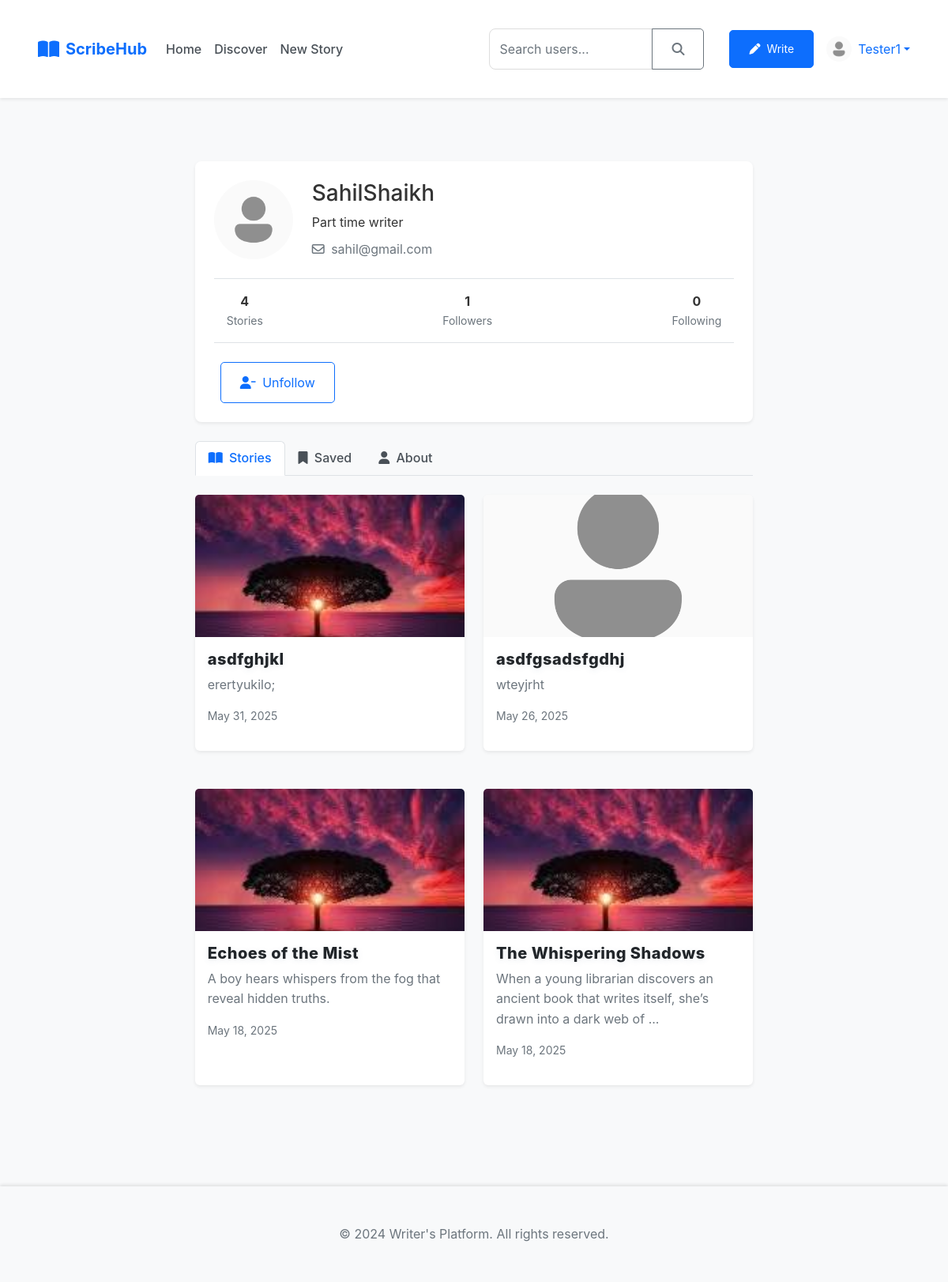
The app's page /profile/SahilShaikh (signed in) with its own data.
### app/models.py (models this page shows, shortened)
class User(UserMixin, db.Model):
    id = db.Column(db.Integer, primary_key=True)
    username = db.Column(db.String(64), unique=True, nullable=False)
    email = db.Column(db.String(120), unique=True, nullable=False)
    password_hash = db.Column(db.String(128))
    profile_picture = db.Column(db.String(200), default='default.jpg')
    bio = db.Column(db.Text)
    created_at = db.Column(db.DateTime, default=datetime.utcnow)
    is_premium = db.Column(db.Boolean, default=False)
    stories = db.relationship('Story', backref='author', lazy='dynamic')
    followers = db.relationship('Follow', foreign_keys='Follow.followed_id', backref='followed', lazy='dynamic')
    following = db.relationship('Follow', foreign_keys='Follow.follower_id', backref='follower', lazy='dynamic')
    comments = db.relationship('Comment', backref='author', lazy='dynamic')
    saved_stories = db.relationship('Story', secondary='reading_list', backref=db.backref('saved_by', lazy='dynamic'))
    def is_following(self, user):
        if user.id is None:
            return False
        return self.following.filter_by(followed_id=user.id).first() is not None

class Story(db.Model):
    id = db.Column(db.Integer, primary_key=True)
    title = db.Column(db.String(200), nullable=False)
    content = db.Column(db.Text, nullable=False)
    summary = db.Column(db.Text)
    cover_image = db.Column(db.String(200))
    created_at = db.Column(db.DateTime, default=datetime.utcnow)
    updated_at = db.Column(db.DateTime, default=datetime.utcnow, onupdate=datetime.utcnow)
    is_published = db.Column(db.Boolean, default=False)
    is_premium = db.Column(db.Boolean, default=False)
    views = db.Column(db.Integer, default=0)
    likes = db.Column(db.Integer, default=0)
    author_id = db.Column(db.Integer, db.ForeignKey('user.id'), nullable=False)
    comments = db.relationship('Comment', backref='story', lazy='dynamic', cascade="all, delete-orphan")
    tags = db.relationship('Tag', secondary='story_tags', backref='stories')

### app/routes.py (the view)
@main.route('/profile/<username>')
@login_required
def profile(username):
    user = User.query.filter_by(username=username).first_or_404()
    stories = Story.query.filter_by(author=user).order_by(Story.created_at.desc()).all()
    return render_template('profile.html', user=user, stories=stories)

### app/models.py (called while the page is built)
@login_manager.user_loader
def load_user(id):
    return User.query.get(int(id))

### app/templates/profile.html (shortened to what this page needs)
{% extends "base.html" %}
{% block content %}
<div class="container py-4">
    <div class="row">
        <div class="col-lg-8 mx-auto">
            <div class="bg-white rounded-3 shadow-sm p-4 mb-4">
                <div class="d-flex align-items-center mb-4">
                    <img src="{{ url_for('static', filename='uploads/' + user.profile_picture) }}"
                         class="rounded-circle me-4" style="width: 100px; height: 100px; object-fit: cover;"
                         alt="{{ user.username }}">
                    <div>
                        <div class="d-flex align-items-center mb-2">
                            <h1 class="h3 mb-0">{{ user.username }}</h1>
                        </div>
                        {% if user.bio %}
                        <p class="mb-2">{{ user.bio }}</p>
                        {% endif %}
                        <div class="d-flex align-items-center text-muted">
                            <span><i class="far fa-envelope me-1"></i> {{ user.email }}</span>
                        </div>
                    </div>
                </div>
                <div class="d-flex justify-content-between border-top border-bottom py-3 mb-4">
                    <div class="text-center px-3">
                        <div class="fw-bold">{{ user.stories.count() }}</div>
                        <div class="text-muted small">Stories</div>
                    </div>
                    <div class="text-center px-3">
                        <div class="fw-bold">{{ user.followers.count() }}</div>
                        <div class="text-muted small">Followers</div>
                    </div>
                    <div class="text-center px-3">
                        <div class="fw-bold">{{ user.following.count() }}</div>
                        <div class="text-muted small">Following</div>
                    </div>
                </div>
                <div class="d-flex">
                    {% if current_user.is_authenticated %}
                        {% if current_user != user %}
                            {% if current_user.is_following(user) %}
                            <a href="{{ url_for('main.unfollow', username=user.username) }}" class="btn btn-outline-primary me-2">
                                <i class="fas fa-user-minus me-1"></i> Unfollow
                            </a>
                            {% else %}
                            <a href="{{ url_for('main.follow', username=user.username) }}" class="btn btn-primary me-2">
                                <i class="fas fa-user-plus me-1"></i> Follow
                            </a>
                            {% endif %}
                        {% endif %}
                    {% endif %}
                </div>
            </div>
        </div>
    </div>
    <div class="row">
        <div class="col-lg-8 mx-auto">
            <ul class="nav nav-tabs mb-4" id="profileTabs" role="tablist">
                <li class="nav-item" role="presentation">
                    <button class="nav-link active" id="stories-tab" data-bs-toggle="tab" data-bs-target="#stories" type="button" role="tab" aria-controls="stories" aria-selected="true">
                        <i class="fas fa-book-open me-1"></i> Stories
                    </button>
                </li>
                <li class="nav-item" role="presentation">
                    <button class="nav-link" id="saved-tab" data-bs-toggle="tab" data-bs-target="#saved" type="button" role="tab" aria-controls="saved" aria-selected="false">
                        <i class="fas fa-bookmark me-1"></i> Saved
                    </button>
                </li>
                <li class="nav-item" role="presentation">
                    <button class="nav-link" id="about-tab" data-bs-toggle="tab" data-bs-target="#about" type="button" role="tab" aria-controls="about" aria-selected="false">
                        <i class="fas fa-user me-1"></i> About
                    </button>
                </li>
            </ul>
            <div class="tab-content" id="profileTabsContent">
                <div class="tab-pane fade show active" id="stories" role="tabpanel" aria-labelledby="stories-tab">
                    {% if stories %}
                        <div class="row g-4">
                            {% for story in stories %}
                            <div class="col-md-6 mb-4">
                                <div class="card h-100 border-0 shadow-sm">
                                    {% if story.cover_image %}
                                    <img src="{{ url_for('static', filename='uploads/' + story.cover_image) }}"
                                         class="card-img-top" style="height: 180px; object-fit: cover;" alt="{{ story.title }}">
                                    {% else %}
                                    <img src="{{ url_for('static', filename='images/default-cover.jpg') }}"
                                         class="card-img-top" style="height: 180px; object-fit: cover;" alt="Default Cover">
                                    {% endif %}
                                    <div class="card-body position-relative">
                                        <h5 class="card-title">
                                            <a href="{{ url_for('main.story', story_id=story.id) }}" class="text-decoration-none text-dark">{{ story.title }}</a>
                                        </h5>
                                        <p class="card-text text-muted">{{ story.summary[:100] }}{% if story.summary and story.summary|length > 100 %}...{% endif %}</p>
                                        <div class="d-flex justify-content-between align-items-center mb-3">
                                            <small class="text-muted">
                                                {{ story.created_at.strftime('%b %d, %Y') }}
                                            </small>
                                        </div>
                                    </div>
                                </div>
                            </div>
                            {% endfor %}
                        </div>
                    {% endif %}
                </div>
            </div>
        </div>
    </div>
</div>
{% endblock %}

### app/templates/base.html (shortened to what this page needs)
<!DOCTYPE html>
<html lang="en">
<head>
    <link href="https://cdn.jsdelivr.net/npm/bootstrap@5.2.3/dist/css/bootstrap.min.css" rel="stylesheet">
    <link rel="stylesheet" href="https://cdnjs.cloudflare.com/ajax/libs/font-awesome/6.4.0/css/all.min.css">
    <link rel="stylesheet" href="{{ url_for('static', filename='css/style.css') }}">
</head>
<body>
    <nav class="navbar navbar-expand-lg navbar-light bg-white sticky-top">
        <div class="container">
            <a class="navbar-brand" href="{{ url_for('main.index') }}">
                <i class="fas fa-book-open"></i> ScribeHub
            </a>
            <div class="collapse navbar-collapse" id="navbarNav">
                <ul class="navbar-nav me-auto">
                    <li class="nav-item">
                        <a class="nav-link" href="{{ url_for('main.index') }}">Home</a>
                    </li>
                    <li class="nav-item">
                        <a class="nav-link" href="{{ url_for('main.discover') }}">Discover</a>
                    </li>
                    {% if current_user.is_authenticated %}
                    <li class="nav-item">
                        <a class="nav-link" href="{{ url_for('main.new_story') }}">New Story</a>
                    </li>
                    {% endif %}
                </ul>
                <form class="search-form d-none d-md-flex me-3" action="{{ url_for('main.search') }}" method="GET">
                    <div class="input-group">
                        <input type="text" class="form-control" name="query" placeholder="Search users..." aria-label="Search">
                        <button class="btn btn-outline-secondary" type="submit">
                            <i class="fas fa-search"></i>
                        </button>
                    </div>
                </form>
                <div class="d-flex align-items-center">
                    {% if current_user.is_authenticated %}
                    <a href="{{ url_for('main.new_story') }}" class="btn btn-primary btn-sm me-3">
                        <i class="fas fa-pen me-1"></i> Write
                    </a>
                    <div class="dropdown">
                        <a href="#" class="d-flex align-items-center text-decoration-none dropdown-toggle" id="userDropdown" data-bs-toggle="dropdown" aria-expanded="false">
                            <img src="{{ url_for('static', filename='uploads/' + current_user.profile_picture) }}" alt="{{ current_user.username }}" class="avatar-sm me-2">
                            <span class="d-none d-md-inline">{{ current_user.username }}</span>
                        </a>
                    </div>
                    {% else %}
                    <a href="{{ url_for('auth.login') }}" class="btn btn-outline-secondary btn-sm me-2">Log in</a>
                    <a href="{{ url_for('auth.register') }}" class="btn btn-primary btn-sm">Sign up</a>
                    {% endif %}
                </div>
            </div>
        </div>
    </nav>
    <main class="container mt-4">
        {% block content %}{% endblock %}
    </main>
    <footer class="footer mt-5 py-3 bg-light">
        <div class="container text-center">
            <span class="text-muted">© 2024 Writer's Platform. All rights reserved.</span>
        </div>
    </footer>
</body>
</html>

### app/static/css/style.css (style rules this page uses)
:root { --primary-color: #4a90e2; --secondary-color: #2c3e50; --background-color: #f5f6fa; --text-color: #2c3e50; --error-color: #e74c3c; }
* { margin: 0; padding: 0; box-sizing: border-box; }
body { font-family: 'Arial', sans-serif; line-height: 1.6; background-color: #f8f9fa; color: var(--text-color); min-height: 100vh; display: flex; flex-direction: column; }
main { flex: 1; }
.navbar { background-color: var(--secondary-color); padding: 1rem 2rem; display: flex; justify-content: space-between; align-items: center; box-shadow: 0 2px 4px rgba(0, 0, 0, 0.1); }
.container { max-width: 1200px; margin: 0 auto; padding: 2rem; }
.btn { display: inline-block; padding: 0.8rem 1.5rem; border-radius: 5px; text-decoration: none; margin: 0 0.5rem; transition: background-color 0.3s ease; }
.btn-primary { background-color: #007bff; color: white; border-color: #007bff; }
.form-control { width: 100%; padding: 0.75rem; border: 1px solid #ddd; border-radius: 0.5rem; font-size: 1rem; }
.card { box-shadow: 0 2px 4px rgba(0, 0, 0, 0.1); border: none; transition: transform 0.2s; }
.footer { margin-top: auto; background-color: #f8f9fa; padding: 1rem 0; box-shadow: 0 -2px 4px rgba(0, 0, 0, 0.1); }
.card-title a { color: #375a7f; font-weight: 800; font-size: 1.25rem; letter-spacing: 0.5px; text-shadow: 0 2px 8px rgba(55,90,127,0.10); transition: color 0.2s; }

### app/templates/base.html (style rules this page uses)
:root { --primary-color: #0d6efd; --primary-dark: #0a58ca; --secondary-color: #6c757d; --light-color: #f8f9fa; --dark-color: #212529; }
body { font-family: 'Inter', -apple-system, BlinkMacSystemFont, 'Segoe UI', Roboto, Oxygen, Ubuntu, Cantarell, 'Open Sans', 'Helvetica Neue', sans-serif; background-color: #f8f9fa; color: #333; }
.navbar { box-shadow: 0 2px 4px rgba(0, 0, 0, 0.08); background-color: #fff !important; padding: 0.25rem 1rem; line-height: 1.5; }
.navbar-brand { font-weight: 700; color: var(--primary-color) !important; display: flex; align-items: center; }
.navbar-brand i { color: var(--primary-color); margin-right: 0.5rem; font-size: 1.5rem; }
.nav-link { color: #495057 !important; font-weight: 500; padding: 0.5rem 1rem; }
.nav-link.active { color: var(--primary-color) !important; }
.btn-primary { background-color: var(--primary-color); border-color: var(--primary-color); }
.btn-outline-primary { color: var(--primary-color); border-color: var(--primary-color); }
.search-form { width: 280px; }
.avatar-sm { width: 32px; height: 32px; border-radius: 50%; object-fit: cover; }

### records on screen
User: profile_picture (placeholder picture), username "Tester1"
User: profile_picture (placeholder picture), username "SahilShaikh", bio "Part time writer", email "sahil@gmail.com"
Story: cover_image (picture), title "asdfghjkl", summary "erertyukilo;", created_at "May 31, 2025"
Story: cover_image (placeholder picture), title "asdfgsadsfgdhj", summary "wteyjrht", created_at "May 26, 2025"
Story: cover_image (picture), title "Echoes of the Mist", summary "A boy hears whispers from the fog that reveal hidden truths.", created_at "May 18, 2025"
Story: cover_image (picture), title "The Whispering Shadows", summary "When a young librarian discovers an ancient book that writes itself, she’s drawn into a dark web of", created_at "May 18, 2025"

### other values on screen
{{ user.stories.count() }} "4"
{{ user.followers.count() }} "1"
{{ user.following.count() }} "0"
